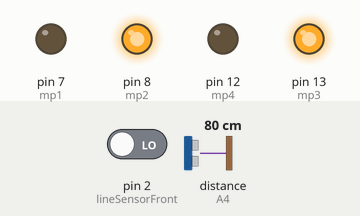
Bench run of a sketch on a simulated Arduino Uno, built with avr-gcc and run on an emulated ATmega328P. Parts: output pins drawn as LEDs (lit = HIGH). Wiring (inferred from the names in the program): ultrasonic range finder: trigger A5; echo A4. The test bench sets the inputs (shaded band); at power-on: distance to the obstacle (sensor on A4) 80 cm, pin 2 (lineSensorFront) LOW. The echo pulse lasts 58.3 µs per cm; pins used as bus, display or sensor lines are not drawn.

Above: at 4.2 s.
4.3 s: distance to the obstacle (sensor on A4) set to 74 cm
At 5.2 s:
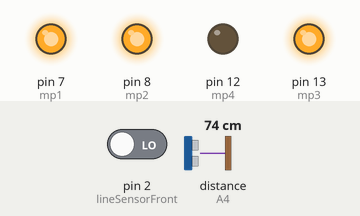
5.8 s: pin 2 (lineSensorFront) driven HIGH
At 6.2 s:
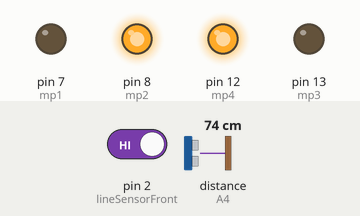
7.3 s: pin 2 (lineSensorFront) driven LOW
At 8.5 s:
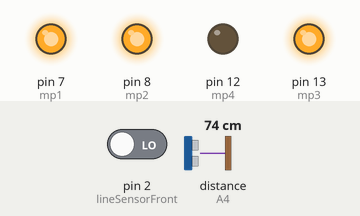
8.8 s: distance to the obstacle (sensor on A4) set to 120 cm
At 10.0 s:
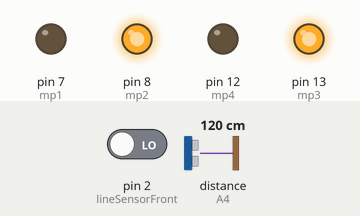
Timing chart, 0 to 11.3 s (numbered marks = the images above; inputs shaded):
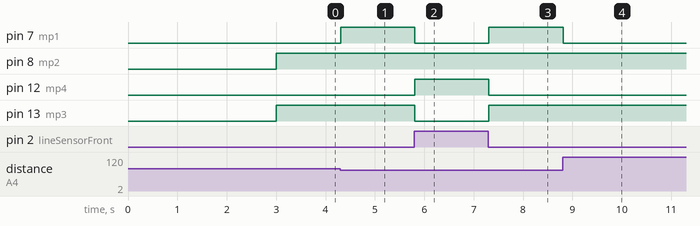

The sketch:

YOOOOOOO.ino
```cpp
// defines pins numbers
const int trigPin = A5;
const int echoPin = A4;
int mp1 = 7;
int mp2 = 8;
int powerLeft = 6;
int mp3 = 13;
int mp4 = 12;
int powerRight = 11;
int lineSensorFront = 2;
//int lineSensorBack = 4;
// defines variables
long duration;
int distance;
void setup() {
  pinMode(trigPin, OUTPUT); // Sets the trigPin as an Output
  pinMode(echoPin, INPUT); // Sets the echoPin as an Input
  pinMode(mp1,OUTPUT);
  pinMode(mp2,OUTPUT);
  pinMode(powerLeft,OUTPUT);
  pinMode(mp3,OUTPUT);
  pinMode (mp4, OUTPUT);
  pinMode (powerRight, OUTPUT);
  //pinMode(LED_BUILTIN, OUTPUT);
  pinMode(lineSensorFront, INPUT); //setting the front line sensor
  Serial.begin(9600); // Starts the serial communication
  delay(3000);
}
void loop() {
  // Clears the trigPin
  analogWrite(trigPin, 0);
  delayMicroseconds(2);
  // Sets the trigPin on HIGH state for 10 micro seconds
  analogWrite(trigPin, 255);
  delayMicroseconds(10);
  analogWrite(trigPin, 0);
  // Reads the echoPin, returns the sound wave travel time in microseconds
  duration = pulseIn(echoPin, 255);
  // Calculating the distance
  distance = duration*0.034/2;
  //Serial.print(distance);
  //Serial.print('\n');
  // Prints the distance on the Serial Monitor
  if (digitalRead(lineSensorFront)== HIGH) {//if front sensor is touching the line
    analogWrite(powerLeft, 255);
    analogWrite(powerRight, 255);
    digitalWrite(mp1, LOW);
    digitalWrite(mp2, HIGH);
    digitalWrite(mp3, LOW);
    digitalWrite(mp4, HIGH);
    //delayMicroseconds(10);
  }
  else if (distance < 76 && distance>=0) { //if the ultrasonic sensor sees something in it
    analogWrite(powerLeft, 255);
    analogWrite(powerRight, 255);
    digitalWrite(mp1, HIGH);
    digitalWrite(mp2, HIGH);
    digitalWrite(mp3, HIGH);
    digitalWrite(mp4, LOW);
    //delayMicroseconds(10);
  }
  else{
    analogWrite(powerLeft, 255);
    analogWrite(powerRight, 255);
    digitalWrite(mp1, LOW);
    digitalWrite(mp2, HIGH);
    digitalWrite(mp3, HIGH);
    digitalWrite(mp4, LOW);
  }
}
```

Measured:
- the behaviour switches between 77 and 76 cm on distance to the obstacle (sensor on A4) (found by bisection; images 0 and 1)
- after the input at 4.3 s, pin 7 (mp1): LOW → HIGH at once
- after the input at 5.8 s, pin 7 (mp1), pin 13 (mp3): HIGH → LOW at once; pin 12 (mp4): LOW → HIGH at once
- after the input at 7.3 s, pin 7 (mp1), pin 13 (mp3): LOW → HIGH at once; pin 12 (mp4): HIGH → LOW at once
- after the input at 8.8 s, pin 7 (mp1): HIGH → LOW at once
